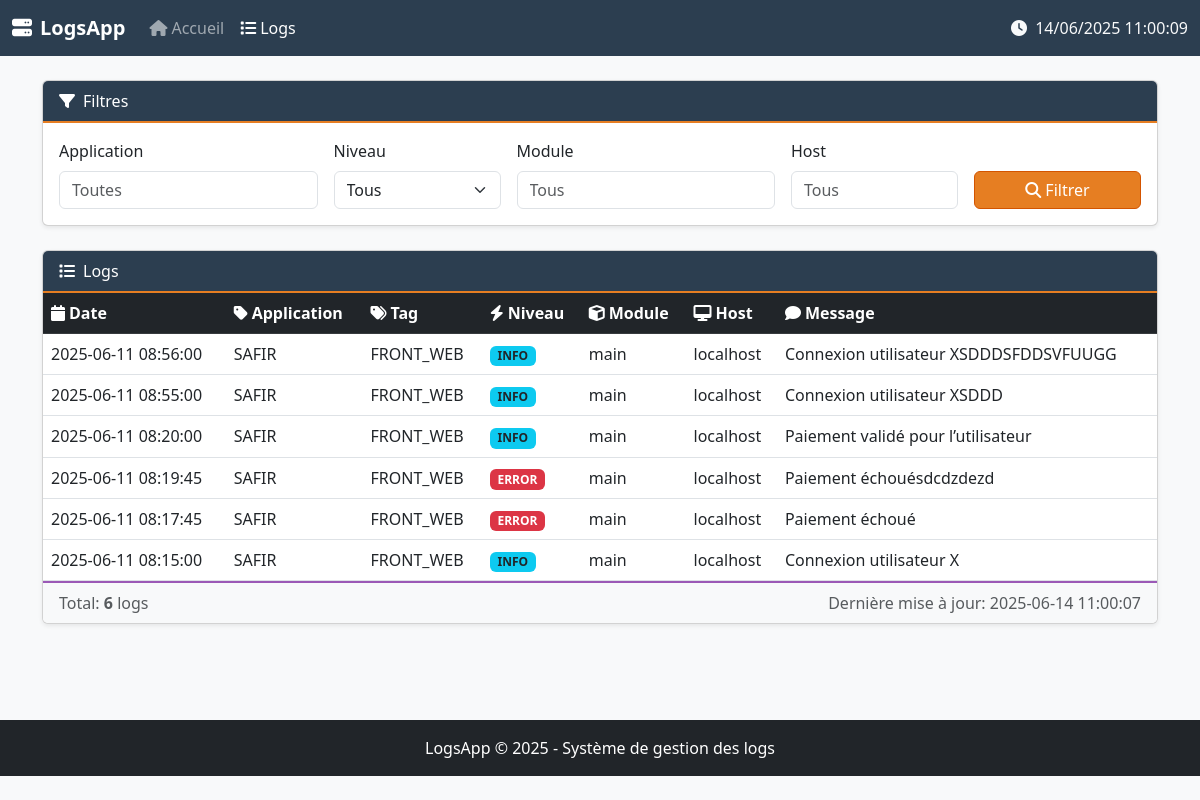
Page /logs on the earlier database version.
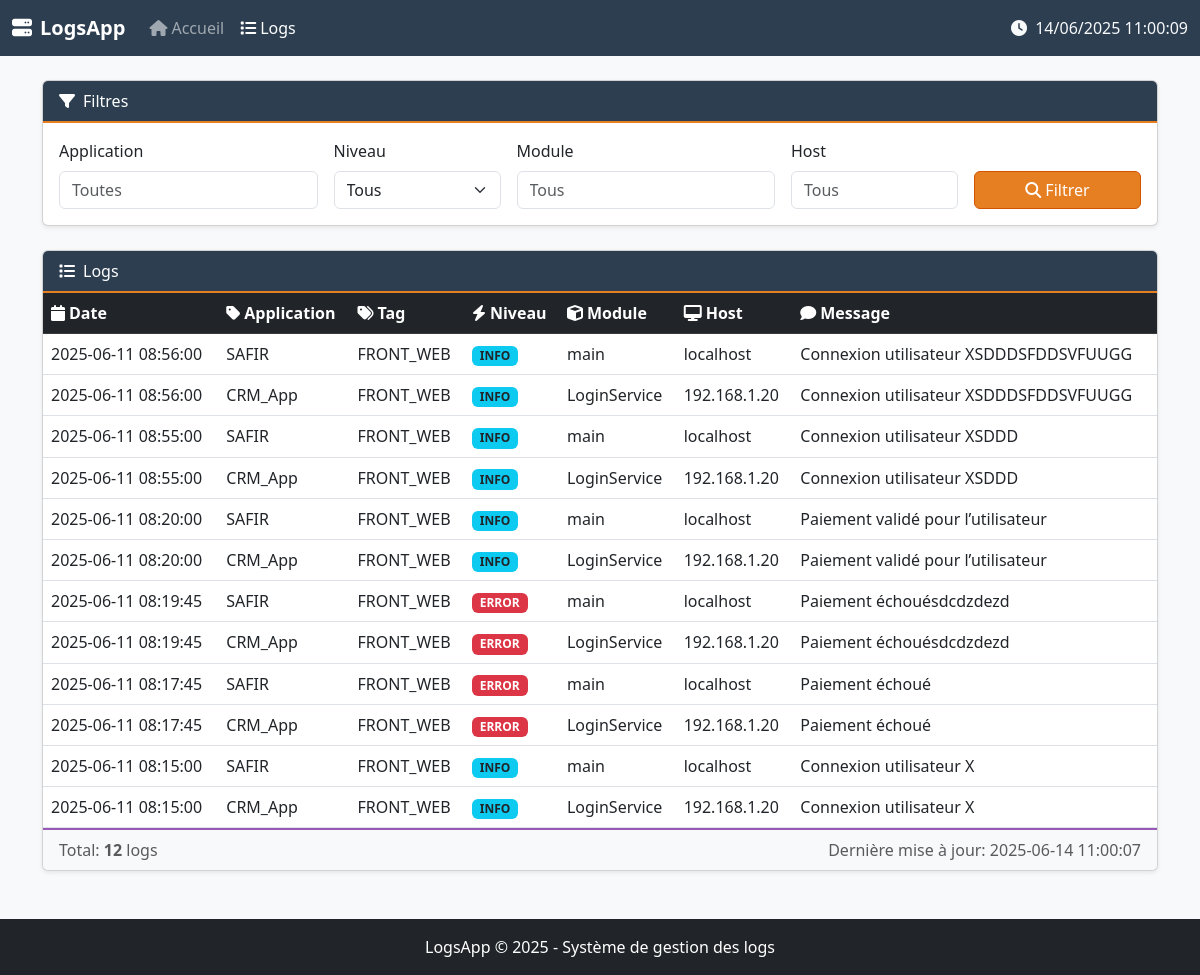
Same page on the later database version.
### tables this page shows
CREATE TABLE logs (
                    id INTEGER PRIMARY KEY AUTOINCREMENT,
                    application TEXT,
                    tag TEXT,
                    timestamp TEXT,
                    level TEXT,
                    message TEXT,
                    user TEXT,
                    module TEXT,
                    host TEXT
                );

### server/app.py (the view)
@app.route('/logs')
def view_logs():
    filters = {
        'tag': request.args.get('tag', ''),
        'level': request.args.get('level', ''),
        'application': request.args.get('application', ''),
        'module': request.args.get('module', ''),
        'host': request.args.get('host', '')
    }
    logs = db.get_logs(
        tag=filters['tag'],
        level=filters['level'],
        application=filters['application'],
        module=filters['module'],
        host=filters['host']
    )
    stats = {
        'total': len(logs),
        'info': sum(1 for log in logs if log['level'] == 'INFO'),
        'warnings': sum(1 for log in logs if log['level'] == 'WARNING'),
        'errors': sum(1 for log in logs if log['level'] == 'ERROR')
    }
    return render_template(
        'logs.html',
        logs=logs,
        stats=stats,
        **filters
    )

### server/app.py (called while the page is built)
@app.context_processor
def inject_global_vars():
    return {
        'now': datetime.now().strftime("%Y-%m-%d %H:%M:%S"),
        'app_name': 'LogsApp'
    }

### server/db_sqlite.py (called while the page is built)
    def get_logs(self, tag='', level='', application='', module='', host='', limit=100):
        query = 'SELECT * FROM logs WHERE 1=1'
        params = []
        if tag:
            query += ' AND tag = ?'
            params.append(tag)
        if level:
            query += ' AND level = ?'
            params.append(level)
        if application:
            query += ' AND application = ?'
            params.append(application)
        if module:
            query += ' AND module = ?'
            params.append(module)
        if host:
            query += ' AND host = ?'
            params.append(host)
        query += ' ORDER BY timestamp DESC LIMIT ?'
        params.append(limit)
        cur = self.conn.cursor()
        cur.execute(query, params)
        return cur.fetchall()

### server/templates/logs.html (shortened to what this page needs)
{% extends "base.html" %}
{% block extra_css %}
<link rel="stylesheet" href="https://cdn.datatables.net/1.13.6/css/dataTables.bootstrap5.min.css">
{% endblock %}
{% block content %}
<div class="card shadow-sm mb-4">
    <div class="card-header bg-primary text-white">
        <i class="fas fa-filter me-2"></i>Filtres
    </div>
    <div class="card-body">
        <form id="filterForm" class="row g-3">
            <div class="col-md-3">
                <label for="appFilter" class="form-label">Application</label>
                <input type="text" class="form-control" id="appFilter" name="application"
                       value="{{ application or '' }}" placeholder="Toutes">
            </div>
            <div class="col-md-2">
                <label for="levelFilter" class="form-label">Niveau</label>
                <select class="form-select" id="levelFilter" name="level">
                    <option value="">Tous</option>
                </select>
            </div>
            <div class="col-md-3">
                <label for="moduleFilter" class="form-label">Module</label>
                <input type="text" class="form-control" id="moduleFilter" name="module"
                       value="{{ module or '' }}" placeholder="Tous">
            </div>
            <div class="col-md-2">
                <label for="hostFilter" class="form-label">Host</label>
                <input type="text" class="form-control" id="hostFilter" name="host"
                       value="{{ host or '' }}" placeholder="Tous">
            </div>
            <div class="col-md-2 d-flex align-items-end">
                <button type="submit" class="btn btn-primary w-100">
                    <i class="fas fa-search me-1"></i>Filtrer
                </button>
            </div>
        </form>
    </div>
</div>
<div class="card shadow-sm">
    <div class="card-header bg-primary text-white d-flex justify-content-between align-items-center">
        <span><i class="fas fa-list me-2"></i>Logs</span>
    </div>
    <div class="card-body p-0">
        <div class="table-responsive">
            <table id="logsTable" class="table table-hover mb-0">
                <thead class="table-dark">
                    <tr>
                        <th><i class="fas fa-calendar me-1"></i>Date</th>
                        <th><i class="fas fa-tag me-1"></i>Application</th>
                        <th><i class="fas fa-tags me-1"></i>Tag</th>
                        <th><i class="fas fa-bolt me-1"></i>Niveau</th>
                        <th><i class="fas fa-cube me-1"></i>Module</th>
                        <th><i class="fas fa-desktop me-1"></i>Host</th>
                        <th><i class="fas fa-comment me-1"></i>Message</th>
                    </tr>
                </thead>
                <tbody>
                    {% for log in logs %}
                    <tr class="{% if log.level == 'ERROR' %}log-error{% elif log.level == 'WARNING' %}log-warning{% else %}log-info{% endif %}">
                        <td>{{ log.timestamp }}</td>
                        <td>{{ log.application }}</td>
                        <td>{{ log.tag }}</td>
                        <td>
                            <span class="badge
                                {% if log.level == 'ERROR' %}bg-danger
                                {% elif log.level == 'WARNING' %}bg-warning text-dark
                                {% elif log.level == 'INFO' %}bg-info text-dark
                                {% else %}bg-secondary{% endif %}">
                                {{ log.level }}
                            </span>
                        </td>
                        <td>{{ log.module }}</td>
                        <td>{{ log.host }}</td>
                        <td>{{ log.message }}</td>
                    </tr>
                    {% else %}
                    <tr>
                        <td colspan="7" class="text-center py-4 text-muted">Aucun log disponible</td>
                    </tr>
                    {% endfor %}
                </tbody>
            </table>
        </div>
    </div>
    <div class="card-footer text-muted">
        <div class="d-flex justify-content-between">
            <div>Total: <strong>{{ logs|length }}</strong> logs</div>
            <div>Dernière mise à jour: <span id="lastUpdate">{{ now }}</span></div>
        </div>
    </div>
</div>
{% endblock %}

### server/templates/base.html (shortened to what this page needs)
<!DOCTYPE html>
<html lang="fr">
<head>
    <link href="https://cdn.jsdelivr.net/npm/bootstrap@5.3.0/dist/css/bootstrap.min.css" rel="stylesheet">
    <link rel="stylesheet" href="https://cdnjs.cloudflare.com/ajax/libs/font-awesome/6.4.0/css/all.min.css">
    {% block extra_css %}{% endblock %}
</head>
<body class="bg-light">
    <nav class="navbar navbar-expand-lg navbar-dark bg-primary">
        <div class="container-fluid">
            <a class="navbar-brand fw-bold" href="/">
                <i class="fas fa-server me-2"></i>LogsApp
            </a>
            <div class="collapse navbar-collapse" id="navbarNav">
                <ul class="navbar-nav me-auto">
                    <li class="nav-item">
                        <a class="nav-link {% if request.path == '/' %}active{% endif %}" href="/">
                            <i class="fas fa-home me-1"></i>Accueil
                        </a>
                    </li>
                    <li class="nav-item">
                        <a class="nav-link {% if request.path.startswith('/logs') %}active{% endif %}" href="/logs">
                            <i class="fas fa-list me-1"></i>Logs
                        </a>
                    </li>
                </ul>
                <div class="navbar-text text-light">
                    <i class="fas fa-clock me-1"></i>
                    <span id="current-time">{{ now }}</span>
                </div>
            </div>
        </div>
    </nav>
    <main class="container py-4">
        {% block content %}{% endblock %}
    </main>
    <footer class="bg-dark text-white py-3 mt-4">
        <div class="container text-center">
            <p class="mb-0">LogsApp &copy; {{ now[:4] }} - Système de gestion des logs</p>
        </div>
    </footer>
</body>
</html>

### server/templates/base.html (style rules this page uses)
.log-error { background-color: #f8d7da; }
.log-info { background-color: #d1ecf1; }
.table-responsive { max-height: 70vh; overflow-y: auto; }
main { min-height: 80vh; }

### server/templates/logs.html (style rules this page uses)
.bg-primary { background-color: #2c3e50 !important; }
.btn-primary { background-color: #e67e22 !important; border-color: #d35400 !important; }
.badge.bg-info { background-color: #d1ecf1; }
.card-header { border-bottom: 2px solid #e67e22; }
.card-footer { background-color: #f8f9fa; border-top: 2px solid #9b59b6; }
.log-error { background-color: #f8d7da; }
.log-info { background-color: #d1ecf1; }

Differences in the rows shown:
added logs: timestamp "2025-06-11 08:56:00", application "CRM_App", tag "FRONT_WEB", level "INFO", module "LoginService", host "192.168.1.20", message "Connexion utilisateur XSDDDSFDDSVFUUGG"
added logs: timestamp "2025-06-11 08:55:00", application "CRM_App", tag "FRONT_WEB", level "INFO", module "LoginService", host "192.168.1.20", message "Connexion utilisateur XSDDD"
added logs: timestamp "2025-06-11 08:20:00", application "CRM_App", tag "FRONT_WEB", level "INFO", module "LoginService", host "192.168.1.20", message "Paiement validé pour l’utilisateur"
added logs: timestamp "2025-06-11 08:19:45", application "CRM_App", tag "FRONT_WEB", level "ERROR", module "LoginService", host "192.168.1.20", message "Paiement échouésdcdzdezd"
added logs: timestamp "2025-06-11 08:17:45", application "CRM_App", tag "FRONT_WEB", level "ERROR", module "LoginService", host "192.168.1.20", message "Paiement échoué"
added logs: timestamp "2025-06-11 08:15:00", application "CRM_App", tag "FRONT_WEB", level "INFO", module "LoginService", host "192.168.1.20", message "Connexion utilisateur X"
Other differences:
{{ logs|length }}: "6" → "12"
